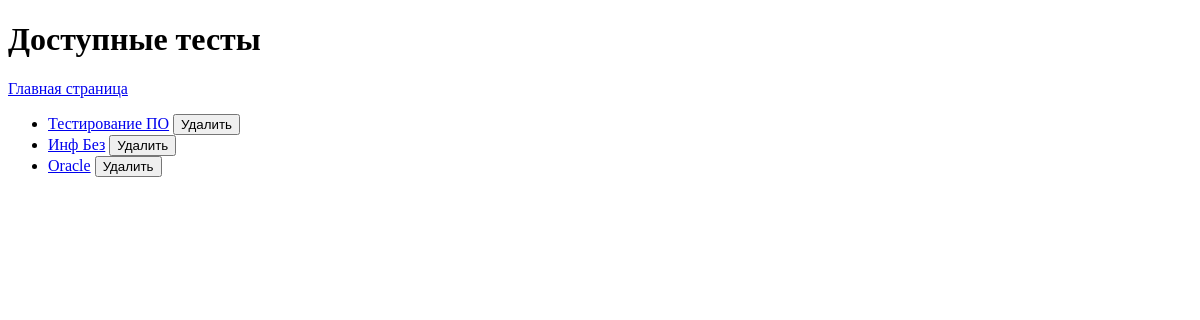
The page /tests/html on the database as committed earlier.
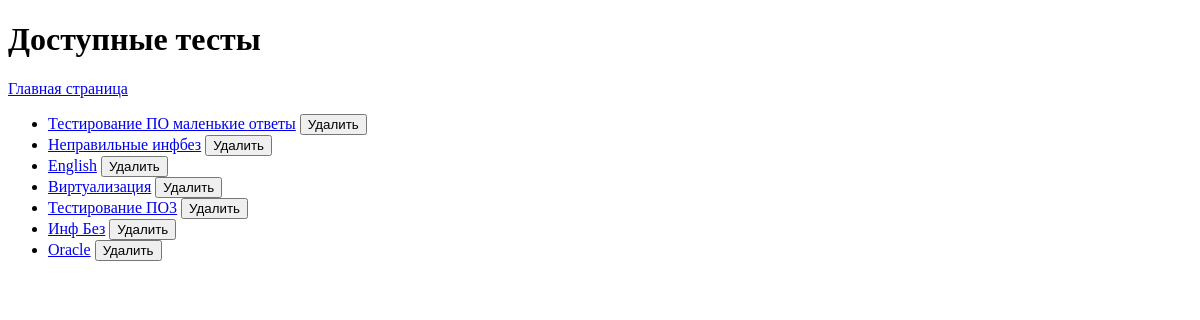
The same page on the database as committed later.
### tables this page shows
CREATE TABLE tests (
        id INTEGER PRIMARY KEY AUTOINCREMENT,
        name TEXT NOT NULL,
        created_at TEXT NOT NULL
    );

### app.py (the view)
@app.route("/tests/html")
def list_tests_html():
    conn = sqlite3.connect(app.config["DATABASE"])
    c = conn.cursor()
    c.execute("SELECT id, name FROM tests ORDER BY id DESC")
    tests = c.fetchall()
    conn.close()
    return render_template("tests.html", tests=tests)

### templates/tests.html (shortened to what this page needs)
<!doctype html>
<html>
<head>
</head>
<body>
    <h1>Доступные тесты</h1>
    <p><a href="/">Главная страница</a></p>
    <ul>
        {% for id, name in tests %}
            <li>
                <a href="/test/{{ id }}/html">{{ name }}</a>
                <form action="/test/{{ id }}/delete" method="post" style="display:inline;">
                    <button type="submit" onclick="return confirm('Удалить тест {{ name }}?')"> Удалить</button>
                </form>
            </li>
        {% endfor %}
    </ul>
</body>
</html>

Rows that differ between the two databases and show on the page:
removed tests: name "Тестирование ПО"
added tests: name "Тестирование ПО маленькие ответы"
added tests: name "Неправильные инфбез"
added tests: name "English"
added tests: name "Виртуализация"
added tests: name "Тестирование ПО3"
